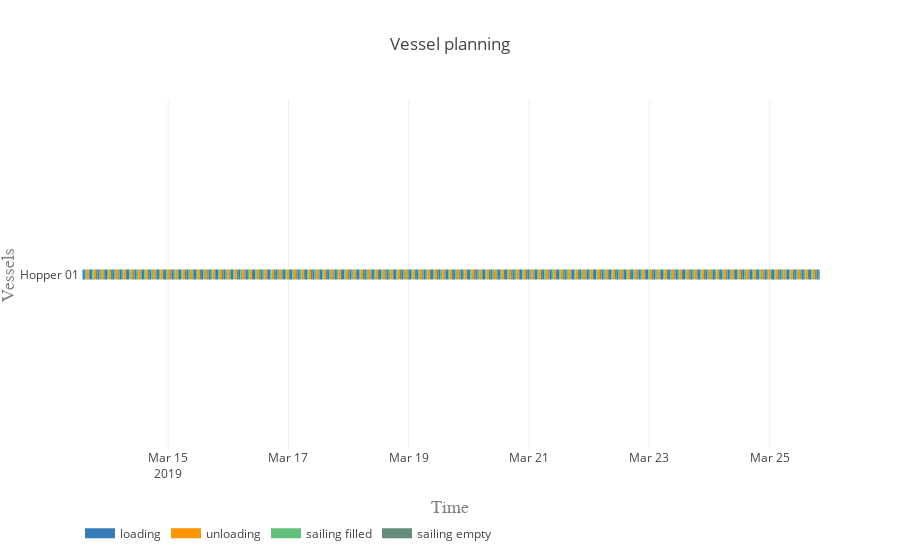

Notebook code for this chart:
### Markdown cell above
#### Vessel planning

### Code cell
vessels = [hopper]

activities = ['loading', 'unloading', 'sailing filled', 'sailing empty']
colors = {0:'rgb(55,126,184)', 1:'rgb(255,150,0)', 2:'rgb(98, 192, 122)', 3:'rgb(98, 141, 122)'}

plot.vessel_planning(vessels, activities, colors)

### Figure 1 — Plotly figure (JSON) as saved in the notebook; plotly's stock layout.template omitted (floating-point values rounded to 4 significant figures; data arrays with more than 128 entries replaced by an {"elided": "..."} marker saying what was removed)
{"data": [{"connectgaps": false, "hoverinfo": "y+name", "line": {"color": "rgb(55,126,184)", "width": 10}, "mode": "lines", "name": "loading", "type": "scatter", "uid": "4c8951bb-6d43-470e-949e-e11dc555dff7", "x": {"elided": "500 str values"}, "y": {"elided": "500 str values"}}, {"connectgaps": false, "hoverinfo": "y+name", "line": {"color": "rgb(255,150,0)", "width": 10}, "mode": "lines", "name": "unloading", "type": "scatter", "uid": "289594d1-729f-4eea-a92d-0658853ad977", "x": {"elided": "500 str values"}, "y": {"elided": "500 str values"}}, {"connectgaps": false, "hoverinfo": "y+name", "line": {"color": "rgb(98, 192, 122)", "width": 10}, "mode": "lines", "name": "sailing filled", "type": "scatter", "uid": "08011bce-173f-4360-ae4f-4441d22c5e5c", "x": {"elided": "500 str values"}, "y": {"elided": "500 str values"}}, {"connectgaps": false, "hoverinfo": "y+name", "line": {"color": "rgb(98, 141, 122)", "width": 10}, "mode": "lines", "name": "sailing empty", "type": "scatter", "uid": "d10aa16e-8585-4818-8d8a-9b88deb4f029", "x": {"elided": "495 str values"}, "y": {"elided": "495 str values"}}], "layout": {"hovermode": "closest", "legend": {"orientation": "h", "x": 0, "y": -0.2}, "title": "Vessel planning", "xaxis": {"range": ["2019-03-13 12:50:36", "2019-03-25 20:04:58.511561"], "title": "Time", "titlefont": {"color": "#7f7f7f", "family": "Courier New, monospace", "size": 18}}, "yaxis": {"title": "Vessels", "titlefont": {"color": "#7f7f7f", "family": "Courier New, monospace", "size": 18}}}}
